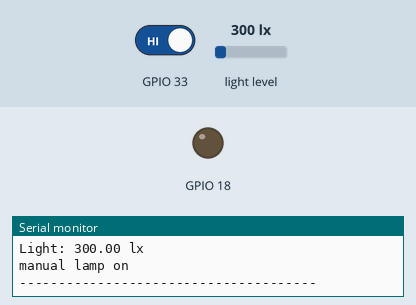
Bench run of a sketch on a simulated ESP32. On the bench: output pins drawn as LEDs (lit = HIGH), the last lines printed to the serial monitor. The test bench sets the inputs (shaded band); at power-on: GPIO 33 HIGH, light level 300 lx.

Above: at 2.8 s.
2.9 s: GPIO 33 driven LOW
4.5 s: light level set to 56 lx
6.2 s: light level set to 47 lx
At 7.5 s:
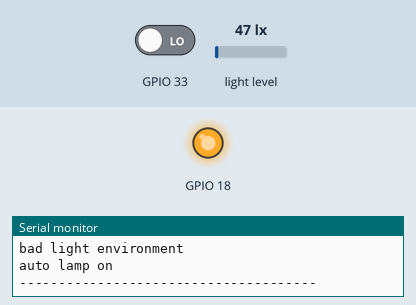
8.5 s: light level set to 500 lx
At 10.1 s:
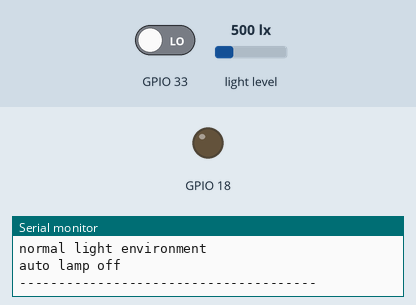
10.6 s: light level set to 40 lx
At 12.6 s:
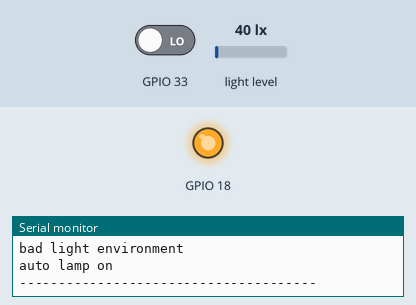
Timing chart, 0 to 13.6 s (numbered marks = the images above; inputs shaded):
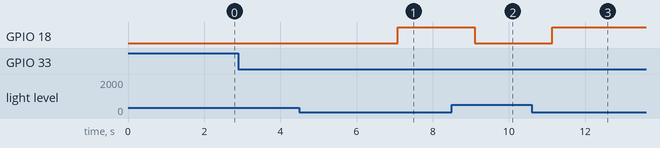

The sketch:

lamp_nazmi.ino
```cpp
#include <Wire.h>
#include <BH1750.h>

#define USE_SERIAL  Serial


BH1750 lightMeter(0x23);


int buttonRedlamp = 0;


int outVal = 0;

void setup() {


  pinMode(18, OUTPUT);
  Serial.begin(115200);
  Wire.begin();
  lightMeter.begin();
  Serial.println(F("BH1750 Test begin"));


   pinMode(33, INPUT);


}

void loop() {
  // Wait a few seconds between measurements.
  delay(1000);

buttonRedlamp = digitalRead(33);

if ((buttonRedlamp == 0))
 {

  float lux = lightMeter.readLightLevel();
  Serial.print(F("Light: "));
  Serial.print(lux);
  Serial.println(F(" lx"));

  if (lux < 0) {
   Serial.println(F("Error condition detected"));
  }
  else {
    if (lux > 40000.0) {

      if (lightMeter.setMTreg(32)) {
        Serial.println(F("Setting MTReg to low value for high light environment"));
        digitalWrite(18,LOW);
      }
      else {
       Serial.println(F("Error setting MTReg to low value for high light environment"));
      }
    }
    else {
        if (lux >50.0) {

          if (lightMeter.setMTreg(69)) {
            Serial.println(F("normal light environment"));
             Serial.println(F("auto lamp off"));
             digitalWrite(18,LOW);


         }
         else {
            Serial.println(F("Error setting MTReg to default value for normal light environment"));
          }
        }
        else {
          if (lux <=50.0) {

           if (lightMeter.setMTreg(138)) {
             Serial.println(F("bad light environment"));
               Serial.println(F("auto lamp on"));

                digitalWrite(18,HIGH);

           }
            else {
              Serial.println(F("Error setting MTReg to high value for low light environment"));
            }
          }
       }
    }

  }

    Serial.println(F("--------------------------------------"));
 delay(10);
  }
  if (buttonRedlamp == 1)
 {
  float lux = lightMeter.readLightLevel();
  Serial.print(F("Light: "));
  Serial.print(lux);
  Serial.println(F(" lx"));
  digitalWrite(18,LOW);

   Serial.println(F("manual lamp on"));
    Serial.println(F("--------------------------------------"));
 delay(10);


  }
}

// if (buttonRedlamp == 0)
// {


 // float lux = lightMeter.readLightLevel();
 // Serial.print(F("Light: "));
 // Serial.print(lux);
 // Serial.println(F(" lx"));


 // digitalWrite(18,LOW);


   // Serial.println(F("--------------------------------------"));
// delay(10);


 // }v
```

Measured:
- the behaviour switches between 51 and 50 lx on light level (found by bisection; images 0 and 1)
- after the input at 6.2 s, GPIO 18: LOW → HIGH after 0.88 s
- after the input at 8.5 s, GPIO 18: HIGH → LOW after 0.60 s
- after the input at 10.6 s, GPIO 18: LOW → HIGH after 0.53 s
